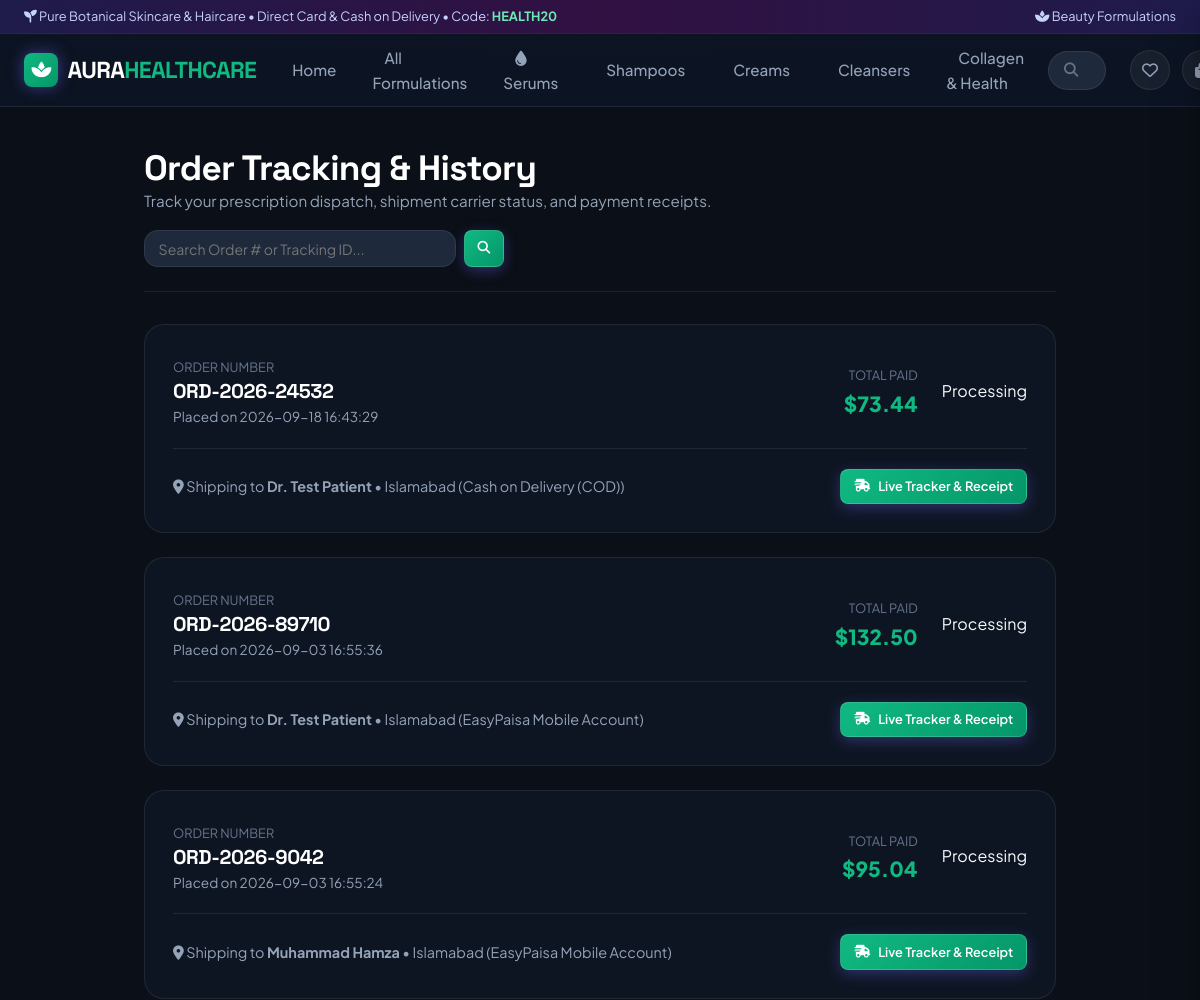
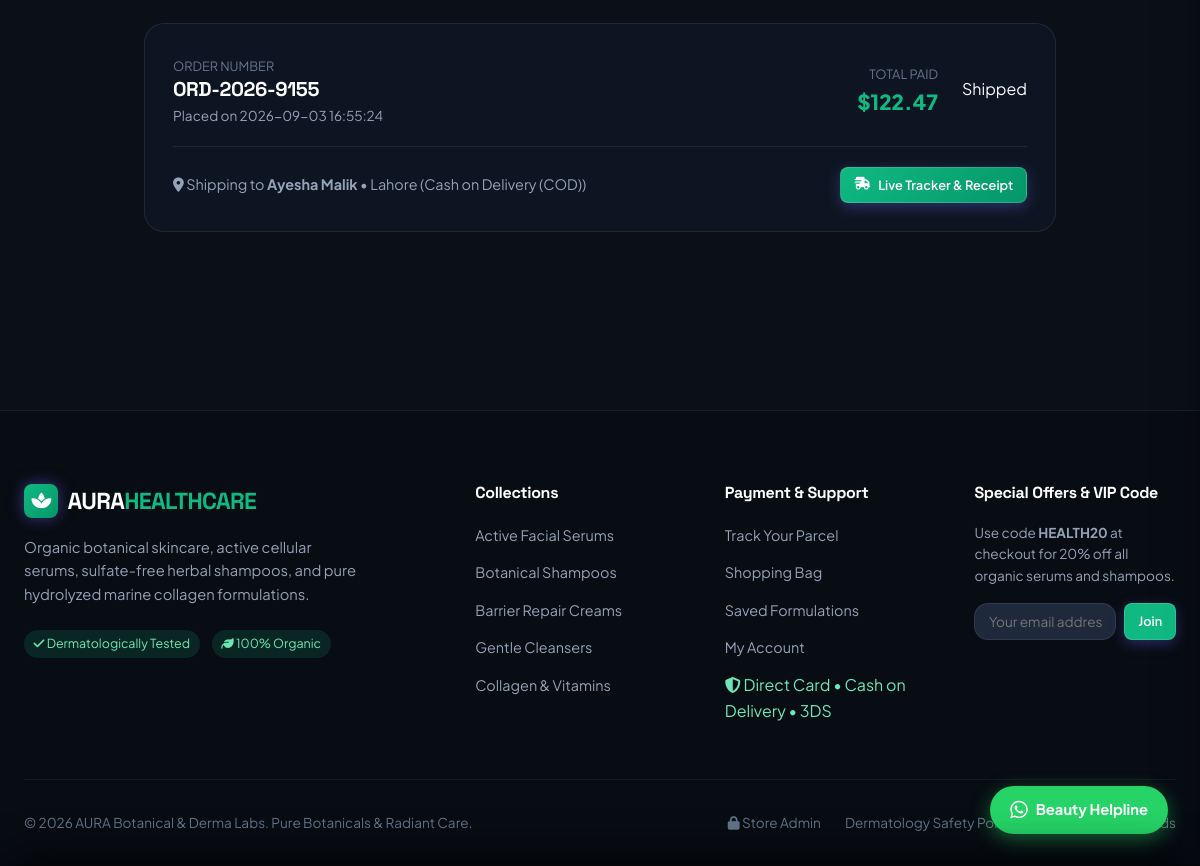
The page /orders on the database its author committed (2 pictures, top to bottom).
### tables this page shows
CREATE TABLE settings (
        key TEXT PRIMARY KEY,
        value TEXT NOT NULL
    );

CREATE TABLE orders (
        id INTEGER PRIMARY KEY AUTOINCREMENT,
        order_number TEXT UNIQUE NOT NULL,
        user_id INTEGER,
        customer_name TEXT NOT NULL,
        customer_email TEXT NOT NULL,
        customer_phone TEXT,
        shipping_address TEXT NOT NULL,
        city TEXT NOT NULL,
        postal_code TEXT,
        country TEXT DEFAULT 'United States',
        shipping_method TEXT DEFAULT 'Standard Shipping',
        payment_method TEXT NOT NULL,
        payment_status TEXT DEFAULT 'Paid',
        subtotal REAL NOT NULL,
        discount_amount REAL DEFAULT 0,
        shipping_cost REAL DEFAULT 0,
        tax_amount REAL DEFAULT 0,
        total_amount REAL NOT NULL,
        coupon_code TEXT,
        order_status TEXT DEFAULT 'Processing',
        tracking_number TEXT,
        notes TEXT,
        created_at TIMESTAMP DEFAULT CURRENT_TIMESTAMP, payment_account TEXT, transaction_reference TEXT,
        FOREIGN KEY (user_id) REFERENCES users(id) ON DELETE SET NULL
    );

### app.py (the view)
@app.route('/orders')
def orders_list():
    search_q = request.args.get('q', '').strip()
    user_id = session.get('user_id')
    if search_q:
        orders = query_db("""
            SELECT * FROM orders
            WHERE order_number LIKE ? OR tracking_number LIKE ? OR customer_phone LIKE ? OR customer_email LIKE ?
            ORDER BY created_at DESC
        """, (f"%{search_q}%", f"%{search_q}%", f"%{search_q}%", f"%{search_q}%"))
    elif user_id:
        orders = query_db("SELECT * FROM orders WHERE user_id = ? ORDER BY created_at DESC", (user_id,))
    else:
        orders = query_db("SELECT * FROM orders ORDER BY created_at DESC LIMIT 10")
    return render_template('orders.html', orders=orders, search_query=search_q)

### app.py (called while the page is built)
@app.after_request
def add_header(response):
    if not is_production:
        response.headers['Cache-Control'] = 'no-cache, no-store, must-revalidate'
        response.headers['Pragma'] = 'no-cache'
        response.headers['Expires'] = '0'
    return response

def get_cart():
    if 'cart' not in session:
        session['cart'] = {
            'items': [],
            'subtotal': 0.0,
            'discount_percent': 0.0,
            'coupon_code': None,
            'discount_amount': 0.0,
            'tax_amount': 0.0,
            'shipping_cost': 0.0,
            'total': 0.0
        }
    return session['cart']

### database.py (called while the page is built)
def get_db_connection():
    conn = sqlite3.connect(DB_FILE, timeout=30.0)
    conn.row_factory = sqlite3.Row
    conn.execute("PRAGMA foreign_keys = ON;")
    conn.execute("PRAGMA journal_mode = WAL;")
    return conn

def get_all_settings():
    try:
        rows = query_db("SELECT key, value FROM settings")
        return {r['key']: r['value'] for r in rows}
    except Exception:
        return {}

def query_db(query, args=(), one=False):
    conn = get_db_connection()
    cur = conn.cursor()
    cur.execute(query, args)
    rv = cur.fetchall()
    conn.close()
    return (rv[0] if rv else None) if one else rv

### Templates/orders.html (shortened to what this page needs)
{% extends "base.html" %}
{% block content %}
<div class="container" style="padding-top: 2.5rem; padding-bottom: 4rem; max-width: 960px;">
  <div style="margin-bottom: 2rem; border-bottom: 1px solid var(--border-color); padding-bottom: 1.5rem; display: flex; justify-content: space-between; align-items: flex-end; flex-wrap: wrap; gap: 1rem;">
    <div>
      <h1 style="font-size: 2.2rem; color: #fff;">Order Tracking & History</h1>
      <p style="color: var(--text-secondary); font-size: 0.95rem;">Track your prescription dispatch, shipment carrier status, and payment receipts.</p>
    </div>
    <form method="GET" action="/orders" style="display: flex; gap: 0.5rem; width: 100%; max-width: 360px;">
      <input type="text" name="q" value="{{ search_query if search_query else '' }}" placeholder="Search Order # or Tracking ID..." class="form-control" style="padding: 0.55rem 0.85rem; font-size: 0.88rem;">
      <button type="submit" class="btn btn-primary btn-sm" style="background: linear-gradient(135deg, #10b981, #059669);">
        <i class="fa-solid fa-magnifying-glass"></i>
      </button>
    </form>
  </div>
  {% if orders %}
    <div style="display: flex; flex-direction: column; gap: 1.5rem;">
      {% for o in orders %}
        <div style="background: var(--bg-card); border: 1px solid var(--border-color); border-radius: var(--radius-lg); padding: 1.75rem; transition: border-color 0.2s;" onmouseover="this.style.borderColor='rgba(16, 185, 129, 0.4)'" onmouseout="this.style.borderColor='var(--border-color)'">
          <div style="display: flex; justify-content: space-between; align-items: center; flex-wrap: wrap; gap: 1rem; border-bottom: 1px solid var(--border-color); padding-bottom: 1.25rem; margin-bottom: 1.25rem;">
            <div>
              <span style="font-size: 0.8rem; color: var(--text-muted); text-transform: uppercase;">Order Number</span>
              <h3 style="font-size: 1.25rem; color: #fff; font-family: 'Space Grotesk', sans-serif;">{{ o.order_number }}</h3>
              <div style="font-size: 0.85rem; color: var(--text-secondary); margin-top: 0.2rem;">Placed on {{ o.created_at }}</div>
            </div>
            <div style="display: flex; align-items: center; gap: 1.5rem;">
              <div style="text-align: right;">
                <span style="font-size: 0.8rem; color: var(--text-muted); text-transform: uppercase;">Total Paid</span>
                <div style="font-size: 1.3rem; font-weight: 800; color: #10b981;">${{ "%.2f"|format(o.total_amount) }}</div>
              </div>
              <span class="status-pill {{ o.order_status }}">{{ o.order_status }}</span>
            </div>
          </div>
          <div style="display: flex; justify-content: space-between; align-items: center; flex-wrap: wrap; gap: 1rem;">
            <div style="font-size: 0.9rem; color: var(--text-secondary);">
              <i class="fa-solid fa-location-dot text-emerald-400"></i> Shipping to <strong>{{ o.customer_name }}</strong> &bull; {{ o.city }} ({{ o.payment_method }})
            </div>
            <div style="display: flex; gap: 0.75rem;">
              <a href="/orders/{{ o.order_number }}" class="btn btn-primary btn-sm" style="background: linear-gradient(135deg, #10b981, #059669);">
                <i class="fa-solid fa-truck-fast"></i> Live Tracker & Receipt
              </a>
            </div>
          </div>
        </div>
      {% endfor %}
    </div>
  {% endif %}
</div>
{% endblock %}

### Templates/base.html (shortened to what this page needs)
<!DOCTYPE html>
<html lang="en">
<head>
  <link rel="stylesheet" href="https://cdnjs.cloudflare.com/ajax/libs/font-awesome/6.5.1/css/all.min.css">
  <link rel="stylesheet" href="/static/css/main.css?v=20260918_mobile_v7">
</head>
<body>
  {% set promo_code = store_settings.banner_discount_code if store_settings.banner_discount_code else 'HEALTH20' %}
  <div class="top-bar">
    <div class="container top-bar-content">
      <div class="top-bar-marquee"><i class="fa-solid fa-seedling text-emerald-400"></i> Pure Botanical Skincare & Haircare &bull; Direct Card &amp; Cash on Delivery &bull; Code: <strong style="color: #6ee7b7; cursor: pointer;" onclick="copyToClipboard('{{ promo_code }}', 'Coupon code copied!')" title="Click to copy code">{{ promo_code }}</strong></div>
      <div class="top-bar-links">
        <a href="/shop"><i class="fa-solid fa-spa"></i> Beauty Formulations</a>
      </div>
    </div>
  </div>
  <header class="site-header">
    <div class="container">
      <nav class="navbar">
        <a href="/" class="brand-logo">
          <div class="logo-icon" style="background: linear-gradient(135deg, #10b981, #059669);"><i class="fa-solid fa-spa"></i></div>
          <span>AURA<span style="color: #10b981;">HEALTHCARE</span></span>
        </a>
        <ul class="nav-menu">
          <li><a href="/" class="nav-link {% if request.path == '/' %}active{% endif %}">Home</a></li>
          <li><a href="/shop" class="nav-link {% if request.path == '/shop' and not request.args.get('category') %}active{% endif %}">All Formulations</a></li>
          <li><a href="/shop?category=serums" class="nav-link {% if request.args.get('category') == 'serums' %}active{% endif %}"><i class="fa-solid fa-droplet text-emerald-400"></i> Serums</a></li>
          <li><a href="/shop?category=haircare" class="nav-link {% if request.args.get('category') == 'haircare' %}active{% endif %}">Shampoos</a></li>
          <li><a href="/shop?category=creams" class="nav-link {% if request.args.get('category') == 'creams' %}active{% endif %}">Creams</a></li>
          <li><a href="/shop?category=cleansers" class="nav-link {% if request.args.get('category') == 'cleansers' %}active{% endif %}">Cleansers</a></li>
          <li><a href="/shop?category=supplements" class="nav-link {% if request.args.get('category') == 'supplements' %}active{% endif %}">Collagen & Health</a></li>
        </ul>
        <div class="header-search">
          <div class="search-input-wrapper">
            <i class="fa-solid fa-magnifying-glass"></i>
            <input type="text" id="header-search-input" class="search-input" placeholder="Search Vitamin C, Shampoo, Collagen, Retinol..." autocomplete="off">
          </div>
        </div>
        <div class="header-actions">
          <a href="/wishlist" class="action-btn" title="Saved Remedies">
            <i class="fa-regular fa-heart"></i>
          </a>
          <a href="javascript:void(0)" class="action-btn open-cart-btn" title="Shopping Bag">
            <i class="fa-solid fa-bag-shopping"></i>
          </a>
        </div>
      </nav>
    </div>
  </header>
  <main style="flex: 1;">
    {% block content %}{% endblock %}
  </main>
  <footer class="site-footer">
    <div class="container">
      <div class="footer-grid">
        <div class="footer-brand">
          <a href="/" class="brand-logo" style="margin-bottom: 0.5rem;">
            <div class="logo-icon" style="background: linear-gradient(135deg, #10b981, #059669);"><i class="fa-solid fa-spa"></i></div>
            <span>AURA<span style="color: #10b981;">HEALTHCARE</span></span>
          </a>
          <p>Organic botanical skincare, active cellular serums, sulfate-free herbal shampoos, and pure hydrolyzed marine collagen formulations.</p>
          <div style="display: flex; gap: 0.75rem; margin-top: 1rem;">
            <span style="font-size: 0.78rem; background: rgba(16, 185, 129, 0.15); color: #6ee7b7; padding: 0.25rem 0.6rem; border-radius: var(--radius-full);"><i class="fa-solid fa-check"></i> Dermatologically Tested</span>
            <span style="font-size: 0.78rem; background: rgba(16, 185, 129, 0.15); color: #6ee7b7; padding: 0.25rem 0.6rem; border-radius: var(--radius-full);"><i class="fa-solid fa-leaf"></i> 100% Organic</span>
          </div>
        </div>
        <div>
          <h4 class="footer-title">Collections</h4>
          <ul class="footer-links">
            <li><a href="/shop?category=serums">Active Facial Serums</a></li>
            <li><a href="/shop?category=haircare">Botanical Shampoos</a></li>
            <li><a href="/shop?category=creams">Barrier Repair Creams</a></li>
            <li><a href="/shop?category=cleansers">Gentle Cleansers</a></li>
            <li><a href="/shop?category=supplements">Collagen & Vitamins</a></li>
          </ul>
        </div>
        <div>
          <h4 class="footer-title">Payment & Support</h4>
          <ul class="footer-links">
            <li><a href="/orders">Track Your Parcel</a></li>
            <li><a href="/cart">Shopping Bag</a></li>
            <li><a href="/wishlist">Saved Formulations</a></li>
            <li><a href="/profile">My Account</a></li>
            <li><span style="color: #6ee7b7;"><i class="fa-solid fa-shield-halved"></i> Direct Card &bull; Cash on Delivery &bull; 3DS</span></li>
          </ul>
        </div>
        <div>
          <h4 class="footer-title">Special Offers & VIP Code</h4>
          <p style="font-size: 0.85rem; color: var(--text-secondary); margin-bottom: 1rem;">Use code <strong>HEALTH20</strong> at checkout for 20% off all organic serums and shampoos.</p>
          <div style="display: flex; gap: 0.5rem;">
            <input type="email" placeholder="Your email address" class="form-control" style="font-size: 0.85rem; padding: 0.55rem 0.85rem;">
            <button class="btn btn-primary btn-sm" style="background: #10b981;" onclick="showToast('Thank you for subscribing to Botanical Skincare updates!')">Join</button>
          </div>
        </div>
      </div>
      <div class="footer-bottom">
        <div>&copy; 2026 AURA Botanical & Derma Labs. Pure Botanicals & Radiant Care.</div>
        <div style="display: flex; gap: 1.5rem;">
          <a href="/admin" style="color: var(--text-muted);"><i class="fa-solid fa-lock"></i> Store Admin</a>
          <a href="#">Dermatology Safety Policy</a>
          <a href="#">Ingredient Standards</a>
        </div>
      </div>
    </div>
  </footer>
  {% set wa_msg = store_settings.whatsapp_message if store_settings.whatsapp_message else 'Hi AURA Beauty Labs, I would like a consultation regarding skincare formulations' %}
  <a href="https://wa.me/{{ clean_whatsapp_number }}?text={{ wa_msg | urlencode }}"
     target="_blank"
     rel="noopener noreferrer"
     class="whatsapp-float-btn"
     title="Ask a Skincare Specialist on WhatsApp"
     aria-label="WhatsApp Helpline">
    <i class="fa-brands fa-whatsapp"></i>
    <span class="whatsapp-float-text">Beauty Helpline</span>
  </a>
</body>
</html>

### rows shown on the page
settings: value "HEALTH20"
orders: order_number "ORD-2026-24532", created_at "2026-09-18 16:43:29", total_amount "73.44", order_status "Processing", customer_name "Dr. Test Patient", city "Islamabad", payment_method "Cash on Delivery (COD)"
orders: order_number "ORD-2026-89710", created_at "2026-09-03 16:55:36", total_amount "132.50", order_status "Processing", customer_name "Dr. Test Patient", city "Islamabad", payment_method "EasyPaisa Mobile Account"
orders: order_number "ORD-2026-9042", created_at "2026-09-03 16:55:24", total_amount "95.04", order_status "Processing", customer_name "Muhammad Hamza", city "Islamabad", payment_method "EasyPaisa Mobile Account"
orders: order_number "ORD-2026-9155", created_at "2026-09-03 16:55:24", total_amount "122.47", order_status "Shipped", customer_name "Ayesha Malik", city "Lahore", payment_method "Cash on Delivery (COD)"
